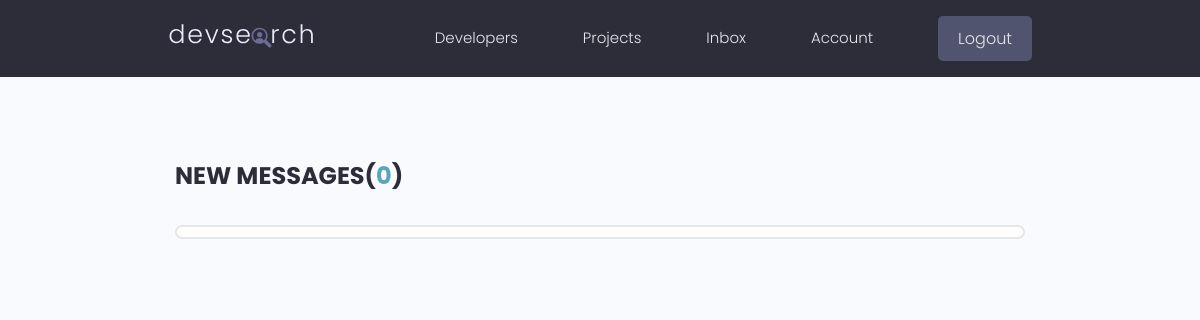
Page /inbox/ (signed in) on the earlier database version.
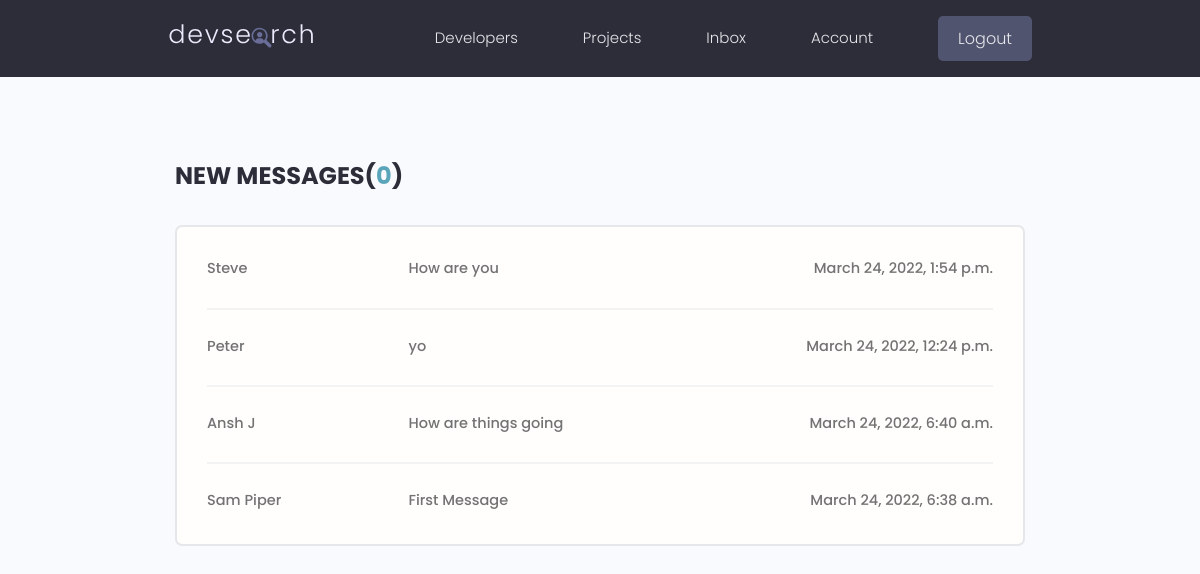
Same page on the later database version.
### users/models.py (models this page shows, shortened)
class Message(models.Model):
    sender = models.ForeignKey(Profile, on_delete=models.SET_NULL, null=True, blank=True)
    recipient = models.ForeignKey(Profile, on_delete=models.SET_NULL, null=True, blank=True, related_name='messages')
    name = models.CharField(max_length=200, null=True, blank=True)
    email = models.EmailField(max_length=200, null=True, blank=True)
    subject = models.CharField(max_length=200, blank=True, null=True)
    body = models.TextField()
    is_read = models.BooleanField(default=False, null=True)
    created = models.DateTimeField(auto_now_add = True)
    id = models.UUIDField(default=uuid.uuid4, unique=True, primary_key = True, editable = False)
    class Meta:
        ordering = ['is_read', '-created']

### users/views.py (the view)
# urls.py: path('inbox/', views.inbox, name="inbox"),
@login_required(login_url='login')
def inbox(request):
    profile = request.user.profile
    messageRequests = profile.messages.all()
    unreadCount = messageRequests.filter(is_read=False).count()
    context = {'messageRequests': messageRequests, 'unreadCount': unreadCount}
    return render(request, 'users/inbox.html', context)

### users/templates/users/inbox.html
{% extends 'main.html' %}
{% block content %}
  <main class="inbox my-xl">
    <div class="content-box">
      <h3 class="inbox__title">New Messages(<span>{{unreadCount}}</span>)</h3>
      <ul class="messages">
        {% for message in messageRequests %}
        {% if message.is_read == False %}
        <li class="message message--unread">
        {% else %}
        <li class="message">
        {% endif %}
          <a href="{% url 'message' message.id %}">
            <span class="message__author">{{message.name}}</span>
            <span class="message__subject">{{message.subject}}</span>
            <span class="message__date">{{message.created}}</span>
          </a>
        </li>
        {% endfor %}
      </ul>
    </div>
  </main>
{% endblock content %}

Differences in the rows shown:
added Message: name "Steve", subject "How are you", created "March 24, 2022, 1:54 p.m."
added Message: name "Peter", subject "yo", created "March 24, 2022, 12:24 p.m."
added Message: name "Ansh J", subject "How are things going", created "March 24, 2022, 6:40 a.m."
added Message: name "Sam Piper", subject "First Message", created "March 24, 2022, 6:38 a.m."
